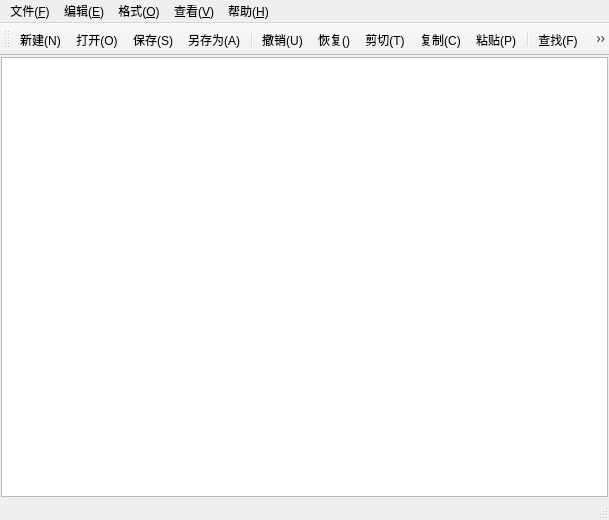
<?xml version="1.0" encoding="UTF-8"?>
<ui version="4.0">
 <class>MainWindow</class>
 <widget class="QMainWindow" name="MainWindow">
  <property name="geometry">
   <rect>
    <x>0</x>
    <y>0</y>
    <width>609</width>
    <height>520</height>
   </rect>
  </property>
  <property name="windowTitle">
   <string>MainWindow</string>
  </property>
  <widget class="QWidget" name="centralwidget">
   <layout class="QVBoxLayout" name="verticalLayout">
    <property name="spacing">
     <number>0</number>
    </property>
    <property name="leftMargin">
     <number>1</number>
    </property>
    <property name="topMargin">
     <number>1</number>
    </property>
    <property name="rightMargin">
     <number>1</number>
    </property>
    <property name="bottomMargin">
     <number>1</number>
    </property>
    <item>
     <widget class="CodeEditor" name="textEdit"/>
    </item>
   </layout>
  </widget>
  <widget class="QMenuBar" name="menubar">
   <property name="geometry">
    <rect>
     <x>0</x>
     <y>0</y>
     <width>609</width>
     <height>23</height>
    </rect>
   </property>
   <widget class="QMenu" name="menu">
    <property name="title">
     <string>文件(&amp;F)</string>
    </property>
    <addaction name="actionNew"/>
    <addaction name="actionOpen"/>
    <addaction name="actionSave"/>
    <addaction name="actionSaveAs"/>
    <addaction name="separator"/>
    <addaction name="actionExit"/>
   </widget>
   <widget class="QMenu" name="menu_E">
    <property name="title">
     <string>编辑(&amp;E)</string>
    </property>
    <addaction name="actionUndon"/>
    <addaction name="actionRedo"/>
    <addaction name="actionCut"/>
    <addaction name="actionCopy"/>
    <addaction name="actionPaste"/>
    <addaction name="actionSelectAll"/>
    <addaction name="separator"/>
    <addaction name="actionFind"/>
    <addaction name="actionReplace"/>
   </widget>
   <widget class="QMenu" name="menu_O">
    <property name="title">
     <string>格式(&amp;O)</string>
    </property>
    <addaction name="actionFont"/>
    <addaction name="actionLineNumber"/>
    <addaction name="actionWrap"/>
    <addaction name="actionFontColor"/>
    <addaction name="separator"/>
    <addaction name="actionFontBackground"/>
   </widget>
   <widget class="QMenu" name="menu_V">
    <property name="title">
     <string>查看(&amp;V)</string>
    </property>
    <addaction name="actionToolbar"/>
    <addaction name="actionStatusbar"/>
   </widget>
   <widget class="QMenu" name="menu_H">
    <property name="title">
     <string>帮助(&amp;H)</string>
    </property>
    <addaction name="actionAbout"/>
   </widget>
   <addaction name="menu"/>
   <addaction name="menu_E"/>
   <addaction name="menu_O"/>
   <addaction name="menu_V"/>
   <addaction name="menu_H"/>
  </widget>
  <widget class="QStatusBar" name="statusbar"/>
  <widget class="QToolBar" name="toolBar">
   <property name="windowTitle">
    <string>toolBar</string>
   </property>
   <attribute name="toolBarArea">
    <enum>TopToolBarArea</enum>
   </attribute>
   <attribute name="toolBarBreak">
    <bool>false</bool>
   </attribute>
   <addaction name="actionNew"/>
   <addaction name="actionOpen"/>
   <addaction name="actionSave"/>
   <addaction name="actionSaveAs"/>
   <addaction name="separator"/>
   <addaction name="actionUndon"/>
   <addaction name="actionRedo"/>
   <addaction name="actionCut"/>
   <addaction name="actionCopy"/>
   <addaction name="actionPaste"/>
   <addaction name="separator"/>
   <addaction name="actionFind"/>
   <addaction name="actionReplace"/>
   <addaction name="separator"/>
   <addaction name="actionFont"/>
   <addaction name="actionLineNumber"/>
   <addaction name="actionWrap"/>
   <addaction name="separator"/>
   <addaction name="actionToolbar"/>
   <addaction name="actionStatusbar"/>
  </widget>
  <action name="actionNew">
   <property name="icon">
    <iconset resource="resource.qrc">
     <normaloff>:/img/noteAdd.png</normaloff>:/img/noteAdd.png</iconset>
   </property>
   <property name="text">
    <string>新建(&amp;N)</string>
   </property>
   <property name="toolTip">
    <string>新建</string>
   </property>
   <property name="shortcut">
    <string>Ctrl+N</string>
   </property>
  </action>
  <action name="actionOpen">
   <property name="icon">
    <iconset resource="resource.qrc">
     <normaloff>:/img/open.png</normaloff>:/img/open.png</iconset>
   </property>
   <property name="text">
    <string>打开(&amp;O)</string>
   </property>
   <property name="toolTip">
    <string>打开</string>
   </property>
   <property name="shortcut">
    <string>Ctrl+O</string>
   </property>
  </action>
  <action name="actionSave">
   <property name="icon">
    <iconset resource="resource.qrc">
     <normaloff>:/img/save.png</normaloff>:/img/save.png</iconset>
   </property>
   <property name="text">
    <string>保存(&amp;S)</string>
   </property>
   <property name="toolTip">
    <string>保存</string>
   </property>
   <property name="shortcut">
    <string>Ctrl+S</string>
   </property>
  </action>
  <action name="actionSaveAs">
   <property name="icon">
    <iconset resource="resource.qrc">
     <normaloff>:/img/saveas.png</normaloff>:/img/saveas.png</iconset>
   </property>
   <property name="text">
    <string>另存为(&amp;A)</string>
   </property>
   <property name="toolTip">
    <string>另存为</string>
   </property>
  </action>
  <action name="actionExit">
   <property name="icon">
    <iconset resource="resource.qrc">
     <normaloff>:/img/exit.png</normaloff>:/img/exit.png</iconset>
   </property>
   <property name="text">
    <string>退出(&amp;X)</string>
   </property>
   <property name="toolTip">
    <string>退出</string>
   </property>
  </action>
  <action name="actionUndon">
   <property name="icon">
    <iconset resource="resource.qrc">
     <normaloff>:/img/undo.png</normaloff>:/img/undo.png</iconset>
   </property>
   <property name="text">
    <string>撤销(&amp;U)</string>
   </property>
   <property name="toolTip">
    <string>撤销</string>
   </property>
   <property name="shortcut">
    <string>Ctrl+Z</string>
   </property>
  </action>
  <action name="actionCut">
   <property name="icon">
    <iconset resource="resource.qrc">
     <normaloff>:/img/cut.png</normaloff>:/img/cut.png</iconset>
   </property>
   <property name="text">
    <string>剪切(&amp;T)</string>
   </property>
   <property name="toolTip">
    <string>剪切</string>
   </property>
   <property name="shortcut">
    <string>Ctrl+X</string>
   </property>
  </action>
  <action name="actionCopy">
   <property name="icon">
    <iconset resource="resource.qrc">
     <normaloff>:/img/cpy.png</normaloff>:/img/cpy.png</iconset>
   </property>
   <property name="text">
    <string>复制(&amp;C)</string>
   </property>
   <property name="toolTip">
    <string>复制</string>
   </property>
   <property name="shortcut">
    <string>Ctrl+C</string>
   </property>
  </action>
  <action name="actionPaste">
   <property name="icon">
    <iconset resource="resource.qrc">
     <normaloff>:/img/paste.png</normaloff>:/img/paste.png</iconset>
   </property>
   <property name="text">
    <string>粘贴(&amp;P)</string>
   </property>
   <property name="toolTip">
    <string>粘贴</string>
   </property>
   <property name="shortcut">
    <string>Ctrl+V</string>
   </property>
  </action>
  <action name="actionFind">
   <property name="icon">
    <iconset resource="resource.qrc">
     <normaloff>:/img/search.png</normaloff>:/img/search.png</iconset>
   </property>
   <property name="text">
    <string>查找(&amp;F)</string>
   </property>
   <property name="toolTip">
    <string>查找</string>
   </property>
   <property name="shortcut">
    <string>Ctrl+F</string>
   </property>
  </action>
  <action name="actionReplace">
   <property name="icon">
    <iconset resource="resource.qrc">
     <normaloff>:/img/searchfind.png</normaloff>:/img/searchfind.png</iconset>
   </property>
   <property name="text">
    <string>替换(&amp;H)</string>
   </property>
   <property name="toolTip">
    <string>替换</string>
   </property>
   <property name="shortcut">
    <string>Ctrl+H</string>
   </property>
  </action>
  <action name="actionFont">
   <property name="icon">
    <iconset resource="resource.qrc">
     <normaloff>:/img/font.png</normaloff>:/img/font.png</iconset>
   </property>
   <property name="text">
    <string>字体(&amp;F)</string>
   </property>
   <property name="toolTip">
    <string>字体</string>
   </property>
  </action>
  <action name="actionWrap">
   <property name="checkable">
    <bool>true</bool>
   </property>
   <property name="icon">
    <iconset resource="resource.qrc">
     <normaloff>:/img/wrap.png</normaloff>:/img/wrap.png</iconset>
   </property>
   <property name="text">
    <string>自动换行(&amp;W)</string>
   </property>
   <property name="toolTip">
    <string>自动换行</string>
   </property>
  </action>
  <action name="actionToolbar">
   <property name="checkable">
    <bool>true</bool>
   </property>
   <property name="icon">
    <iconset resource="resource.qrc">
     <normaloff>:/img/toolbar.png</normaloff>:/img/toolbar.png</iconset>
   </property>
   <property name="text">
    <string>工具栏(&amp;T)</string>
   </property>
   <property name="toolTip">
    <string>工具栏</string>
   </property>
  </action>
  <action name="actionStatusbar">
   <property name="checkable">
    <bool>true</bool>
   </property>
   <property name="icon">
    <iconset resource="resource.qrc">
     <normaloff>:/img/status.png</normaloff>:/img/status.png</iconset>
   </property>
   <property name="text">
    <string>状态栏(&amp;S)</string>
   </property>
   <property name="toolTip">
    <string>状态栏</string>
   </property>
  </action>
  <action name="actionRedo">
   <property name="icon">
    <iconset resource="resource.qrc">
     <normaloff>:/img/redo.png</normaloff>:/img/redo.png</iconset>
   </property>
   <property name="text">
    <string>恢复(&amp;)</string>
   </property>
   <property name="toolTip">
    <string>恢复</string>
   </property>
   <property name="shortcut">
    <string>Ctrl+Shift+Z</string>
   </property>
  </action>
  <action name="actionSelectAll">
   <property name="icon">
    <iconset resource="resource.qrc">
     <normaloff>:/img/selectAll.png</normaloff>:/img/selectAll.png</iconset>
   </property>
   <property name="text">
    <string>全选(&amp;A)</string>
   </property>
   <property name="toolTip">
    <string>全选</string>
   </property>
  </action>
  <action name="actionLineNumber">
   <property name="checkable">
    <bool>true</bool>
   </property>
   <property name="icon">
    <iconset resource="resource.qrc">
     <normaloff>:/img/lineNumber.png</normaloff>:/img/lineNumber.png</iconset>
   </property>
   <property name="text">
    <string>行号(&amp;L)</string>
   </property>
   <property name="toolTip">
    <string>行号</string>
   </property>
  </action>
  <action name="actionAbout">
   <property name="icon">
    <iconset resource="resource.qrc">
     <normaloff>:/img/about.png</normaloff>:/img/about.png</iconset>
   </property>
   <property name="text">
    <string>关于(&amp;G)</string>
   </property>
   <property name="toolTip">
    <string>关于</string>
   </property>
  </action>
  <action name="actionFontColor">
   <property name="text">
    <string>字体颜色</string>
   </property>
   <property name="toolTip">
    <string>字体颜色</string>
   </property>
  </action>
  <action name="actionFontBackground">
   <property name="text">
    <string>字体背景色</string>
   </property>
   <property name="toolTip">
    <string>字体背景色</string>
   </property>
  </action>
  <action name="actionEditBackground">
   <property name="text">
    <string>编辑器背景色</string>
   </property>
   <property name="toolTip">
    <string>编辑器背景色</string>
   </property>
  </action>
 </widget>
 <customwidgets>
  <customwidget>
   <class>CodeEditor</class>
   <extends>QPlainTextEdit</extends>
   <header location="global">codeeditor.h</header>
  </customwidget>
 </customwidgets>
 <resources>
  <include location="resource.qrc"/>
 </resources>
 <connections/>
</ui>
